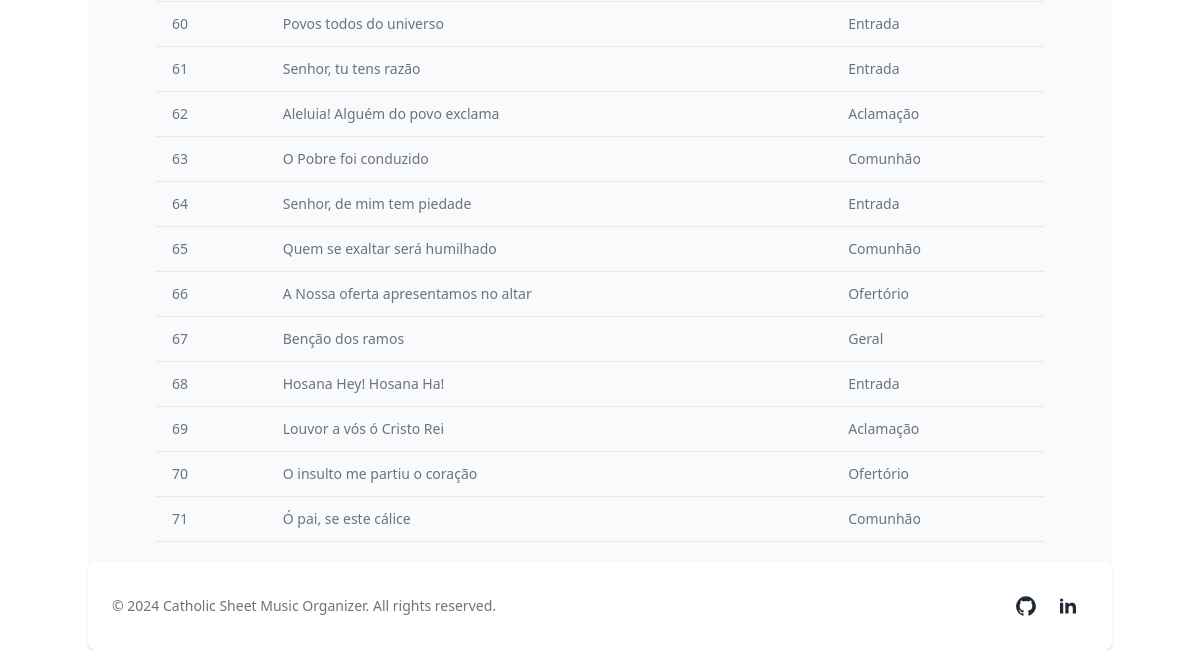
The page /filtered_list (signed in, lower part) on the database as committed earlier.
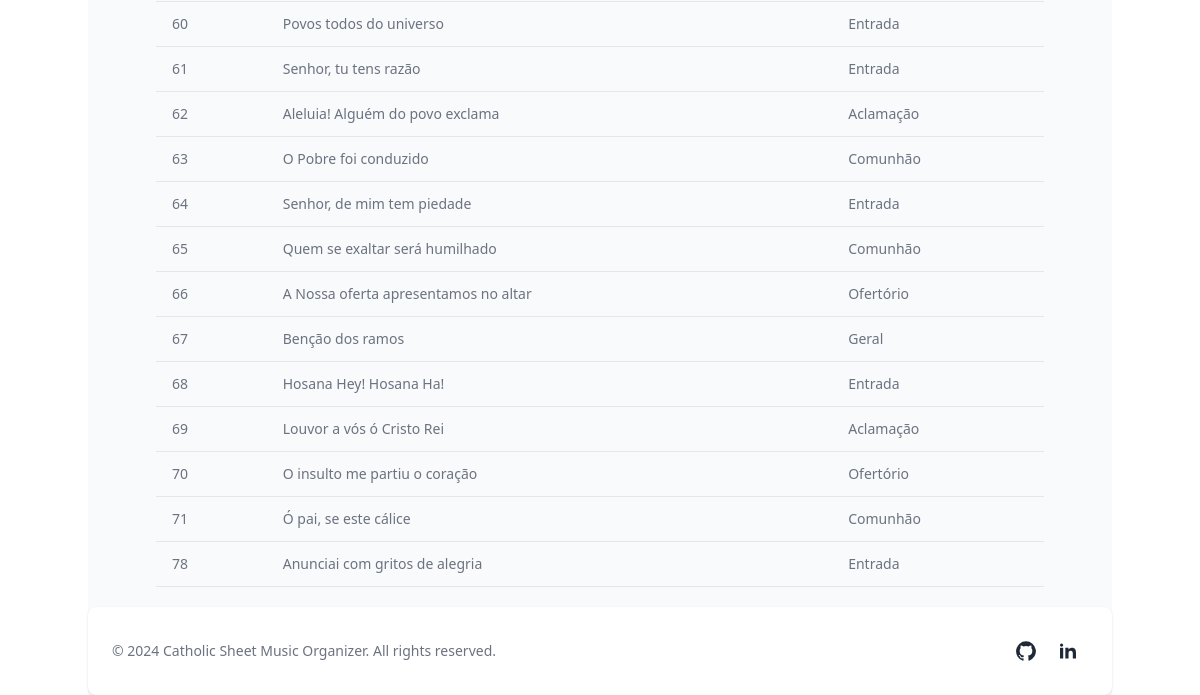
The same page on the database as committed later.
### tables this page shows
CREATE TABLE cifras (
    id INTEGER PRIMARY KEY AUTOINCREMENT,
    nome TEXT NOT NULL,
    sessao TEXT NOT NULL,
    cifra TEXT NOT NULL
);

### app.py (the view)
@app.route("/filtered_list", methods=["GET", "POST"])
@login_required
def filtered_list():
    selected_filters = []
    if request.method == "POST":
        for section in SESSOES_DA_MISSA.values():
            if request.form.get(section):
                selected_filters.append(section)
        if (selected_filters):
            ','.join(f"{elemento}" for elemento in selected_filters)
            '('.join(f"str_selec_filters)")
            sheets = db.execute(
                "SELECT * FROM cifras WHERE sessao in (?)", selected_filters)
        else:
            sheets = db.execute("SELECT * FROM cifras")
        return render_template("filter.html", sheets=sheets, sessions=SESSOES_DA_MISSA.values())
    else:
        sheets = db.execute("SELECT * FROM cifras")
        return render_template("filter.html", sheets=sheets, sessions=SESSOES_DA_MISSA.values())

### utilities.py (called while the page is built)
def login_required(f):
    @wraps(f)
    def decorated_function(*args, **kwargs):
        if session.get("user_id") is None:
            return redirect("/index")
        return f(*args, **kwargs)
    return decorated_function

### templates/filter.html (shortened to what this page needs)
{% extends "layout.html" %}
{%block main %}
<section class="container bg-gray-50 dark:bg-gray-900 p-3 sm:p-5">
  <div class="mx-auto max-w-screen-xl px-4 lg:px-12 mt-4">
    <div class="overflow-x-auto">
      <table class="w-full text-sm text-left text-gray-500 dark:text-gray-400">
        <tbody>
          {% for sheet in sheets %}
          <tr class="border-b dark:border-gray-700">
            <td class="px-4 py-3">{{ sheet['id'] }}</td>
            <td class="name-cell px-4 py-3" data-cifra-id="{{ sheet['id'] }}">{{ sheet['nome'] }}</td>
            <td class="px-4 py-3">{{ sheet['sessao'] }}</td>
            <td class="px-4 py-3 flex items-center justify-end"></td>
          </tr>
          {% endfor %}
        </tbody>
      </table>
    </div>
  </div>
</section>
{% endblock %}

Rows that differ between the two databases and show on the page:
added cifras: id "78", nome "Anunciai com gritos de alegria", sessao "Entrada"
